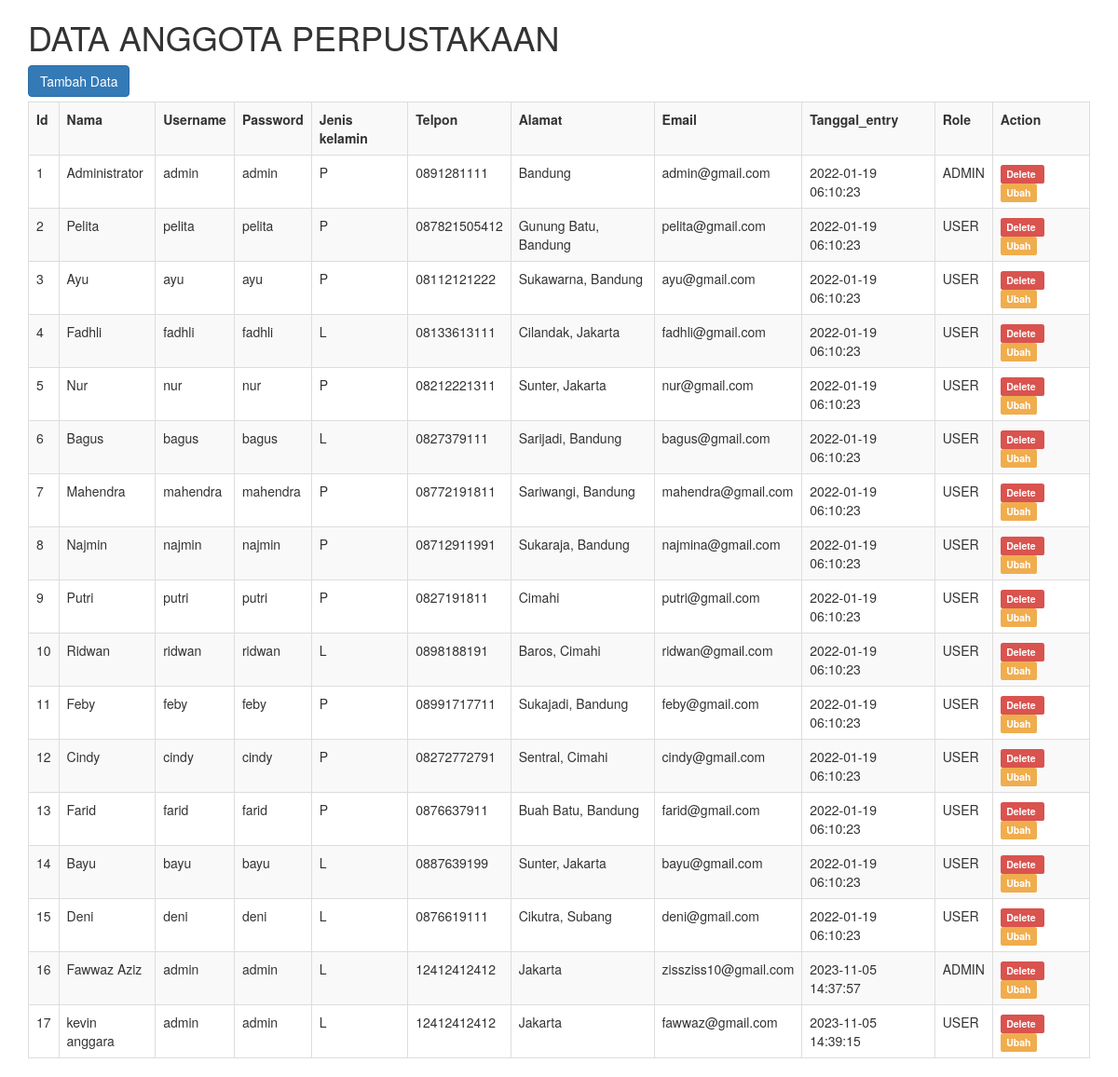
The page / on the database its author committed.
### tables this page shows
CREATE TABLE `anggota` (
  `id_anggota` int(11) NOT NULL,
  `nama` varchar(255) NOT NULL,
  `username` varchar(32) NOT NULL,
  `password` varchar(64) NOT NULL,
  `sex` char(1) NOT NULL,
  `telp` varchar(15) NOT NULL,
  `alamat` varchar(255) NOT NULL,
  `email` varchar(255) NOT NULL,
  `tgl_entry` timestamp NOT NULL DEFAULT current_timestamp() ON UPDATE current_timestamp(),
  `role` varchar(12) NOT NULL DEFAULT 'USER'
);

### index.php (the view, shortened to what this page needs)
<!DOCTYPE html>
<html lang="en">
<head>
    <link rel="stylesheet" href="https://maxcdn.bootstrapcdn.com/bootstrap/3.4.1/css/bootstrap.min.css">
</head>
<body>
    <div class="container">
        <div class="row">
            <div class="col-sm-12">
                <?php
                include 'koneksi.php';
                $query = mysqli_query($conn, "SELECT * FROM `anggota`ORDER BY id_anggota ASC ");
                ?>
                <H1>DATA ANGGOTA PERPUSTAKAAN </H1>
                <a class="btn btn-primary" style="margin-bottom:5px" href="tambah.php?">
                    Tambah Data </a>
                <table class="table table-striped table-bordered">
                    <tr>
                        <th>
                            Id
                        </th>
                        <th>
                            Nama
                        </th>
                          <th>
                            Username
                        </th>
                        <th>
                            Password
                        </th>
                        <th>
                            Jenis kelamin
                        </th>
                        <th>
                            Telpon
                        </th>
                        <th>
                            Alamat
                        </th>
                        <th>
                            Email
                        </th>
                        <th>
                            Tanggal_entry
                        </th>
                        <th>
                            Role
                        </th>
                        <th>
                            Action
                        </th>
                    </tr>
                    <?php
                    if (mysqli_num_rows($query) >0) {
                        while ($data = mysqli_fetch_array($query)) {
                            ?>
                            <tr>
                                <td>
                                    <?php echo $data["id_anggota"] ?>
                                </td>
                                <td>
                                    <?php echo $data["nama"] ?>
                                </td>
                                <td>
                                    <?php echo $data["username"] ?>
                                </td>
                                <td>
                                    <?php echo $data["password"] ?>
                                </td>
                                <td>
                                    <?php echo $data["sex"] ?>
                                </td>
                                <td>
                                    <?php echo $data["telp"] ?>
                                </td>
                                <td>
                                    <?php echo $data["alamat"] ?>
                                </td>
                                <td>
                                    <?php echo $data["email"] ?>
                                </td>
                                <td>
                                    <?php echo $data["tgl_entry"] ?>
                                </td>
                                <td>
                                    <?php echo $data["role"] ?>
                                <td> <a href="proses_hapus.php?nama=<?php echo $data["nama"] ?>" class="label label-danger"> Delete
                                    </a> &nbsp; <a href="edit.php?nama=<?php echo $data["nama"] ?>" class="label label-warning">
                                        Ubah </a></td>
                            </tr>
                        <?php } ?>
                    <?php } ?>
                </table>
            </div>
        </div>
    </div>
</body>
</html>

### rows shown on the page
anggota: id_anggota "1", nama "Administrator", username "admin", password "admin", sex "P", telp "0891281111", alamat "Bandung", email "admin@gmail.com", tgl_entry "2022-01-19 06:10:23", role "ADMIN"
anggota: id_anggota "2", nama "Pelita", username "pelita", password "pelita", sex "P", telp "087821505412", alamat "Gunung Batu, Bandung", email "pelita@gmail.com", tgl_entry "2022-01-19 06:10:23", role "USER"
anggota: id_anggota "3", nama "Ayu", username "ayu", password "ayu", sex "P", telp "08112121222", alamat "Sukawarna, Bandung", email "ayu@gmail.com", tgl_entry "2022-01-19 06:10:23", role "USER"
anggota: id_anggota "4", nama "Fadhli", username "fadhli", password "fadhli", sex "L", telp "08133613111", alamat "Cilandak, Jakarta", email "fadhli@gmail.com", tgl_entry "2022-01-19 06:10:23", role "USER"
anggota: id_anggota "5", nama "Nur", username "nur", password "nur", sex "P", telp "08212221311", alamat "Sunter, Jakarta", email "nur@gmail.com", tgl_entry "2022-01-19 06:10:23", role "USER"
anggota: id_anggota "6", nama "Bagus", username "bagus", password "bagus", sex "L", telp "0827379111", alamat "Sarijadi, Bandung", email "bagus@gmail.com", tgl_entry "2022-01-19 06:10:23", role "USER"
anggota: id_anggota "7", nama "Mahendra", username "mahendra", password "mahendra", sex "P", telp "08772191811", alamat "Sariwangi, Bandung", email "mahendra@gmail.com", tgl_entry "2022-01-19 06:10:23", role "USER"
anggota: id_anggota "8", nama "Najmin", username "najmin", password "najmin", sex "P", telp "08712911991", alamat "Sukaraja, Bandung", email "najmina@gmail.com", tgl_entry "2022-01-19 06:10:23", role "USER"
anggota: id_anggota "9", nama "Putri", username "putri", password "putri", sex "P", telp "0827191811", alamat "Cimahi", email "putri@gmail.com", tgl_entry "2022-01-19 06:10:23", role "USER"
anggota: id_anggota "10", nama "Ridwan", username "ridwan", password "ridwan", sex "L", telp "0898188191", alamat "Baros, Cimahi", email "ridwan@gmail.com", tgl_entry "2022-01-19 06:10:23", role "USER"
anggota: id_anggota "11", nama "Feby", username "feby", password "feby", sex "P", telp "08991717711", alamat "Sukajadi, Bandung", email "feby@gmail.com", tgl_entry "2022-01-19 06:10:23", role "USER"
anggota: id_anggota "12", nama "Cindy", username "cindy", password "cindy", sex "P", telp "08272772791", alamat "Sentral, Cimahi", email "cindy@gmail.com", tgl_entry "2022-01-19 06:10:23", role "USER"
anggota: id_anggota "13", nama "Farid", username "farid", password "farid", sex "P", telp "0876637911", alamat "Buah Batu, Bandung", email "farid@gmail.com", tgl_entry "2022-01-19 06:10:23", role "USER"
anggota: id_anggota "14", nama "Bayu", username "bayu", password "bayu", sex "L", telp "0887639199", alamat "Sunter, Jakarta", email "bayu@gmail.com", tgl_entry "2022-01-19 06:10:23", role "USER"
anggota: id_anggota "15", nama "Deni", username "deni", password "deni", sex "L", telp "0876619111", alamat "Cikutra, Subang", email "deni@gmail.com", tgl_entry "2022-01-19 06:10:23", role "USER"
anggota: id_anggota "16", nama "Fawwaz Aziz", username "admin", password "admin", sex "L", telp "12412412412", alamat "Jakarta", email "zissziss10@gmail.com", tgl_entry "2023-11-05 14:37:57", role "ADMIN"
anggota: id_anggota "17", nama "kevin anggara", username "admin", password "admin", sex "L", telp "12412412412", alamat "Jakarta", email "fawwaz@gmail.com", tgl_entry "2023-11-05 14:39:15", role "USER"
